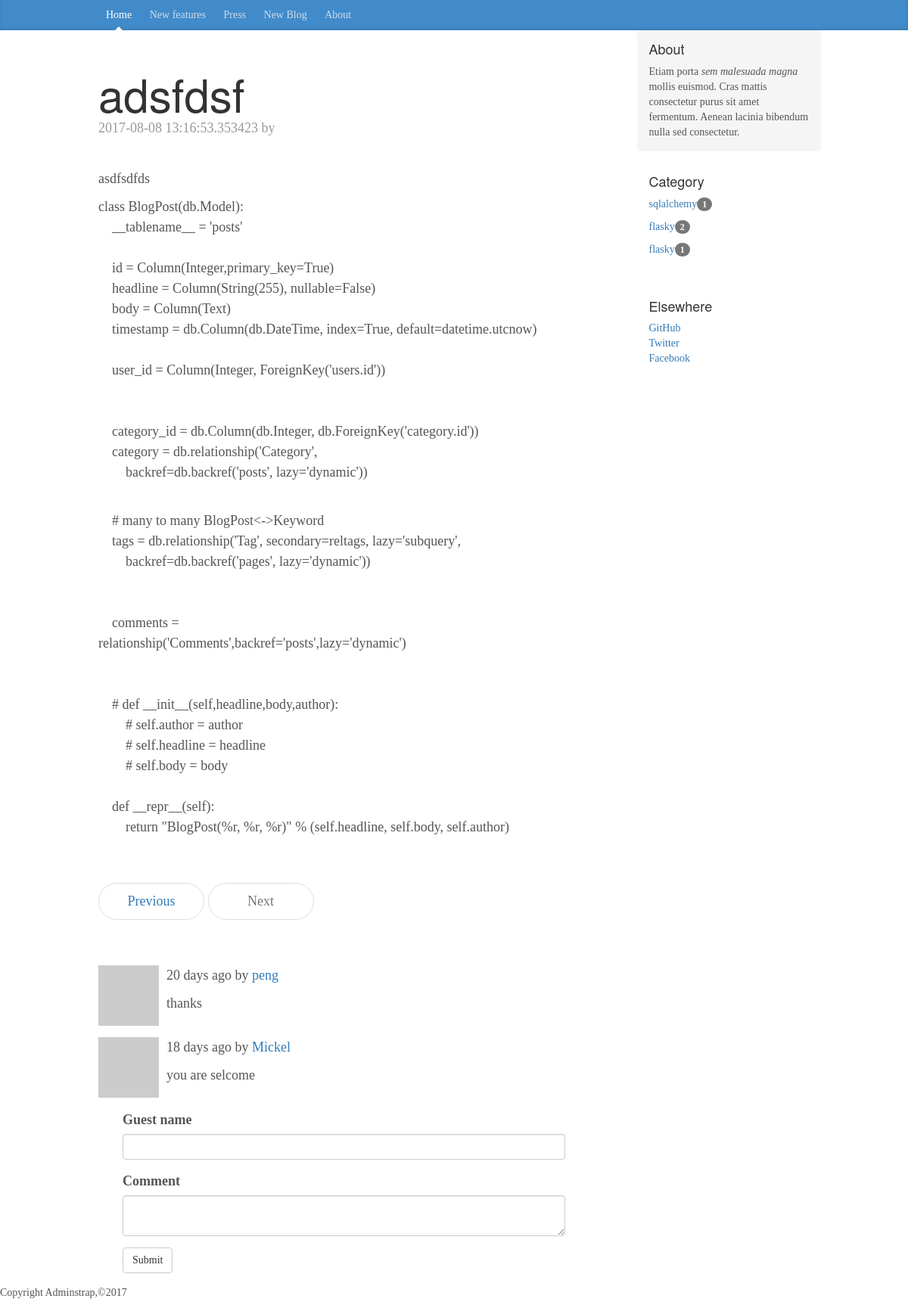
The app's page /blog/4, older data.
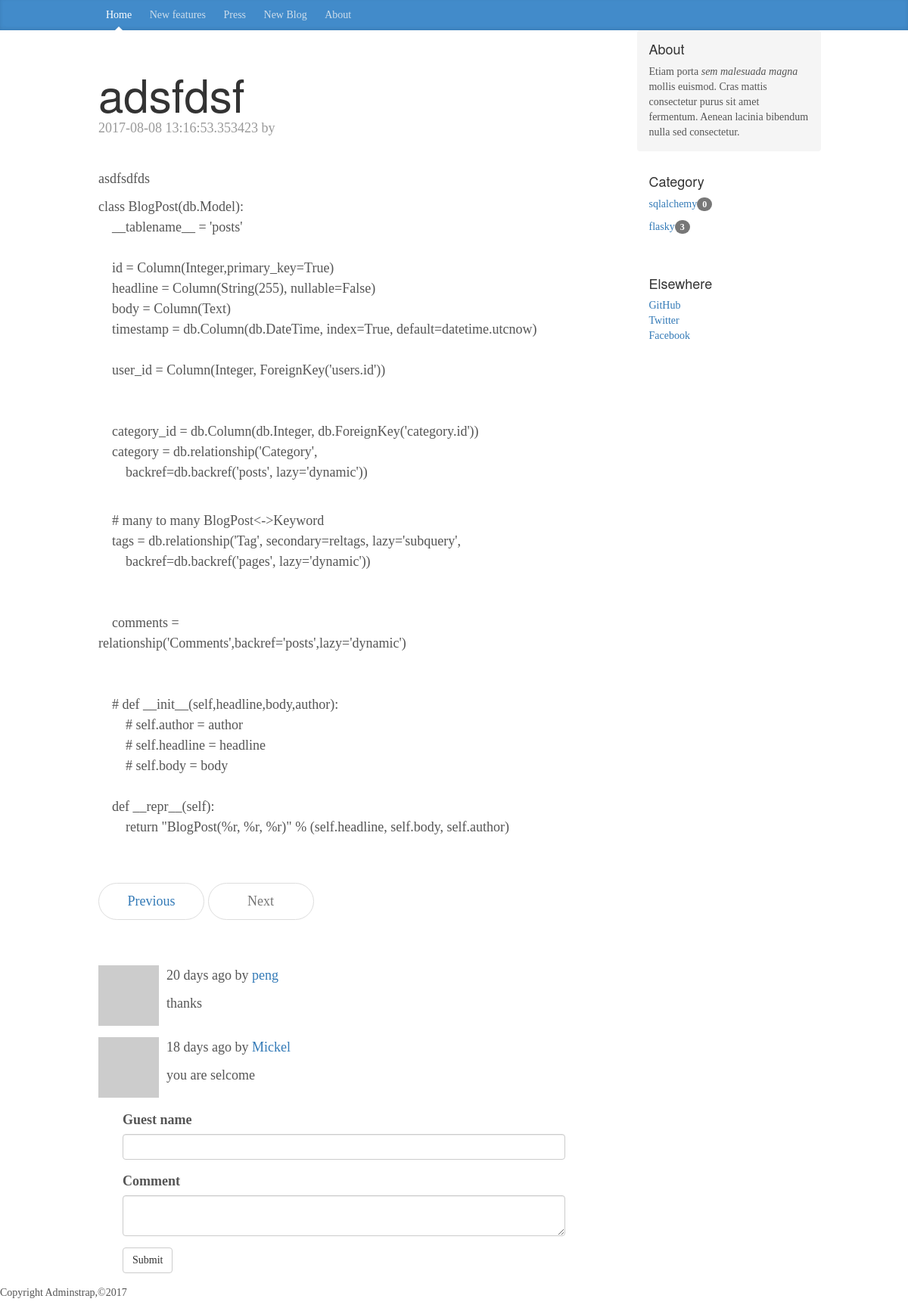
The same page, newer data.
### apps/models/blogs.py (models this page shows, shortened)
class Comments(db.Model):
    __tablename__ = 'comments'
    id = Column(Integer,primary_key=True)
    guest = Column(String(50))
    body = Column(db.Text)
    timestamp = db.Column(db.DateTime, index=True, default=datetime.utcnow)
    post_id = Column(Integer,db.ForeignKey('posts.id'))

class Category(db.Model):
    id = db.Column(db.Integer, primary_key=True)
    name = db.Column(db.String(50))

### apps/views/blogs.py (the view, shortened to what this page needs)
@mod.route('/blog/<int:id>',methods=['GET','POST'])
def post(id):
    post = BlogPost.query.get_or_404(id)
    post_total = BlogPost.query.count()
    form = CommentForm()
    page = request.args.get('page', 1, type=int)
    if page == -1:
        page = (post.comments.count() - 1) / 20 + 1
    pagination = post.comments.order_by(Comments.timestamp.asc()).paginate(
    page, per_page=20,    error_out=False)
    comments = pagination.items
    category = Category.query.all()
    return render_template('blog/post.html', blog=post, form=form,
        comments=comments, pagination=pagination,category=category,post_total=post_total)

### apps/forms/blogs.py
class CommentForm(FlaskForm):
    guest = StringField('Guest name',validators=[Length(0,256)])
    body = TextAreaField('Comment')
    submit = SubmitField('Submit')

### apps/views/__init__.py (called while the page is built)
@mod.app_context_processor
def inject_permissions():
    return dict(Permission=Permission)

### apps/views/auths.py (called while the page is built)
@mod.before_app_request
def before_requst():
    if current_user.is_authenticated:
        current_user.ping()
        if not current_user.confirmed \
                and request.endpoint[:5] != 'auth.':
            return redirect(url_for('auth.unconfirmed'))

### apps/templates/blog/post.html (shortened to what this page needs)
{% extends "bootstrap/base.html" %}
{% import "bootstrap/wtf.html" as wtf %}
{% import "_macros.html" as macros %}
{% block head %}
    {{ super() }}
    <link href="{{ url_for('static',filename='css/blog.css') }}" rel="stylesheet">
{% endblock %}
{% block content %}
    <div class="blog-masthead">
      <div class="container">
        <nav class="blog-nav">
          <a class="blog-nav-item active" href="#">Home</a>
          <a class="blog-nav-item" href="#">New features</a>
          <a class="blog-nav-item" href="#">Press</a>
          <a class="blog-nav-item" href="{{ url_for('blog.new_blog')}}">New Blog</a>
          <a class="blog-nav-item" href="#">About</a>
        </nav>
      </div>
    </div>
    <div class="container">
      <div class="row">
        <div class="col-sm-8 blog-main">
        <div class="blog-header">
        <h1 class="blog-title">{{ blog.headline }}</h1>
        <p class="blog-post-meta">{{ blog.timestamp }} by <a href="#">{{ current_user.username }}</a></p>
        </div>
        <div class="blog-post">
            <div>
                {{ blog.body | safe }}
            </div>
        </div>
          <nav>
            <ul class="pager">
              <li{% if blog.id == 1 %} class="disabled"{% endif %}>
              <a href="{{ url_for('blog.post',id=blog.id-1)}}">Previous</a></li>
              <li{% if blog.id == post_total %} class="disabled"{% endif %}>
              <a href="{{ url_for('blog.post',id=blog.id+1)}}">Next</a></li>
            </ul>
          </nav>
          <ul class="media-list">
          {% for comment in comments %}
          <li class="media">
          <div class="media-left">
              <a href="#">
                <img class="media-object" src="http://www.gravatar.com/avatar/3b2b619ec6262955cb95161e729e20db?s=18&amp;d=identicon&amp;r=g" alt="...">
              </a>
            </div>
            <div class="media-body">
            <p >{{ moment(comment.timestamp).fromNow()  }} by <a href="#">{{ comment.guest }}</a></p>
                {{ comment.body | safe }}
            </div>
            </li>
            {% endfor %}
           </ul>
        <div class="comment-form">
            {{ wtf.quick_form(form) }}
        </div>
        </div>
        <div class="col-sm-3 col-sm-offset-1 blog-sidebar">
          <div class="sidebar-module sidebar-module-inset">
            <h4>About</h4>
            <p>Etiam porta <em>sem malesuada magna</em> mollis euismod. Cras mattis consectetur purus sit amet fermentum. Aenean lacinia bibendum nulla sed consectetur.</p>
          </div>
          <div class="sidebar-module">
            <h4>Category</h4>
            {% for cat in category %}
            <ol class="list-unstyled">
              <li><a href="#">{{ cat.name }}</a><span class="badge">{{ cat.posts.count() }}</span></li>
            </ol>
            {% endfor %}
          </div>
          <div class="sidebar-module">
            <h4>Elsewhere</h4>
            <ol class="list-unstyled">
              <li><a href="#">GitHub</a></li>
              <li><a href="#">Twitter</a></li>
              <li><a href="#">Facebook</a></li>
            </ol>
          </div>
        </div>
      </div>
    </div>
   {% include "footer.html" %}
{% endblock %}

Row changes from the older to the newer data that the page shows:
removed Category: name "flasky", posts.count "1"
computed for Category "sqlalchemy": posts.count "1" → "0"
computed for Category "flasky": posts.count "2" → "3"
